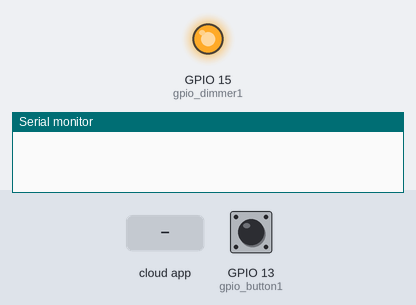
Recording of a sketch running on a simulated ESP32. Parts: output pins drawn as LEDs (lit = HIGH), the last lines printed to the serial monitor. The inputs (shaded band) are chosen by the test bench; at power-on: GPIO 13 (gpio_button1) LOW. WiFi joins after 1.5 s; servers stay silent unless stated; EEPROM starts erased.

Above: at 1.2 s.
1.3 s: GPIO 13 (gpio_button1) pulled HIGH for 3.2 s
At 5.6 s:
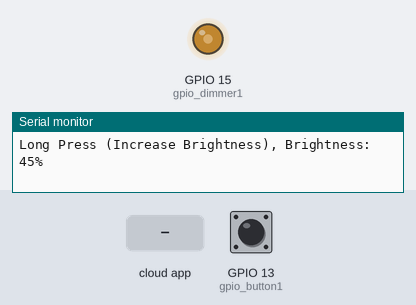
6.0 s: GPIO 13 (gpio_button1) pulled HIGH for 3.2 s
At 7.8 s:
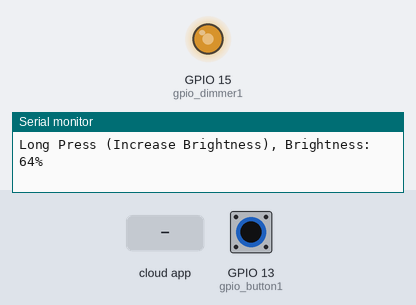
10.7 s: the phone or cloud app sets Dimmer to 0
At 11.9 s:
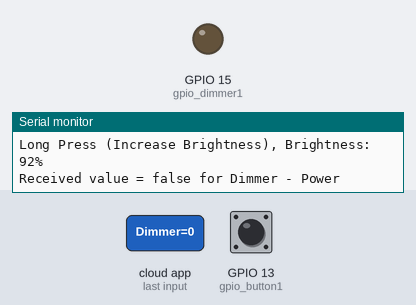
12.2 s: the phone or cloud app sets Dimmer to 1
At 13.3 s:
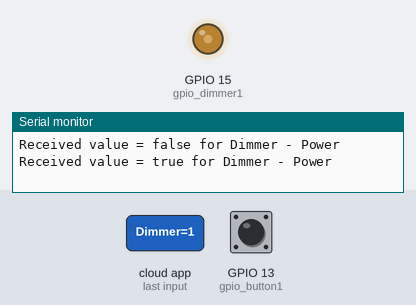
13.7 s: GPIO 13 (gpio_button1) pulled HIGH for 0.15 s
At 14.8 s:
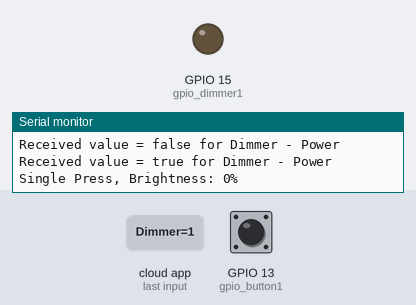
15.8 s: GPIO 13 (gpio_button1) pulled HIGH for 1 s
At 17.3 s:
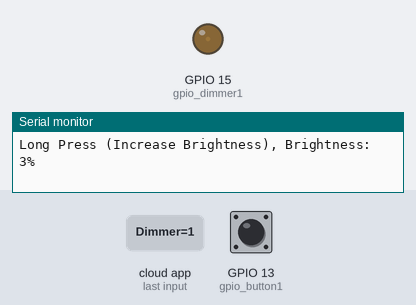
Timing chart, 0 to 18.8 s (numbered marks = the images above; inputs shaded):
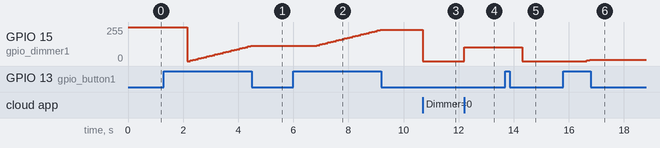

Measured:
- after the input at 1.3 s, GPIO 15 (gpio_dimmer1): 255/255 → 0/255 after 0.85 s, → 5/255 0.10 s later, → 10/255 0.10 s later, → 15/255 0.10 s later, … (24 changes in this stretch)
- after the input at 6.0 s, GPIO 15 (gpio_dimmer1): moves from 115/255 to 235/255 over 2.3 s, starting after 0.85 s
- after the input at 10.7 s, GPIO 15 (gpio_dimmer1): 235/255 → 0/255 at once
- after the input at 12.2 s, GPIO 15 (gpio_dimmer1): 0/255 → 102/255 at once
- after the input at 13.7 s, GPIO 15 (gpio_dimmer1): 102/255 → 0/255 after 0.60 s
- after the input at 15.8 s, GPIO 15 (gpio_dimmer1): 0/255 → 5/255 after 0.85 s, → 10/255 0.10 s later

The sketch:

FinalSingleButtonSingleLED.ino
```cpp
#include "RMaker.h"
#include "WiFi.h"
#include "WiFiProv.h"
#include <OneButton.h>
#include <EEPROM.h>

#define DEFAULT_POWER_MODE true
#define DEFAULT_DIMMER_LEVEL 50
const char *service_name = "PROV_1234";
const char *pop = "abcd1234";

static int gpio_button1 = 13;
static int gpio_dimmer1 = 15;

bool dimmer_state = true;

static Device *my_device = NULL;

OneButton button(gpio_button1, false, false);  // Active high, normally pulled down
int brightness = 0;          // Initial brightness
int eepromAddress = 0;       // EEPROM address to store brightness level

unsigned long previousMillis = 0;
const long interval = 100;  // Set your desired interval in milliseconds

void sysProvEvent(arduino_event_t *sys_event)
{
    switch (sys_event->event_id) {
    case ARDUINO_EVENT_PROV_START:
#if CONFIG_IDF_TARGET_ESP32S2
        Serial.printf("\nProvisioning Started with name \"%s\" and PoP \"%s\" on SoftAP\n", service_name, pop);
        printQR(service_name, pop, "softap");
#else
        Serial.printf("\nProvisioning Started with name \"%s\" and PoP \"%s\" on BLE\n", service_name, pop);
        printQR(service_name, pop, "ble");
#endif
        break;
    case ARDUINO_EVENT_PROV_INIT:
        wifi_prov_mgr_disable_auto_stop(10000);
        break;
    case ARDUINO_EVENT_PROV_CRED_SUCCESS:
        wifi_prov_mgr_stop_provisioning();
        break;
    default:;
    }
}

void write_callback(Device *device, Param *param, const param_val_t val, void *priv_data, write_ctx_t *ctx)
{
    const char *device_name = device->getDeviceName();
    const char *param_name = param->getParamName();

    if (strcmp(param_name, "Power") == 0) {
        Serial.printf("Received value = %s for %s - %s\n", val.val.b ? "true" : "false", device_name, param_name);
        if (val.val.b == false) {
            dimmer_state = false;
            brightness = 0;  // Set brightness to 0
            analogWrite(gpio_dimmer1, LOW);
        } else {
            dimmer_state = true;
            brightness = 102;  // Set brightness to 40%
            analogWrite(gpio_dimmer1, brightness);
        }
        // Save power state and brightness level to EEPROM
        EEPROM.write(eepromAddress, dimmer_state);
        EEPROM.write(eepromAddress + 1, brightness);
        EEPROM.commit();

        // Update RainMaker parameters
        my_device->updateAndReportParam(ESP_RMAKER_DEF_POWER_NAME, (bool)dimmer_state);
        my_device->updateAndReportParam("Level", (int)map(brightness, 0, 255, 0, 100));

        param->updateAndReport(val);
    } else if (strcmp(param_name, "Level") == 0) {
        Serial.printf("\nReceived value = %d for %s - %s\n", val.val.i, device_name, param_name);
        brightness = map(val.val.i, 0, 100, 0, 255); // Map the brightness from 0-100 to 0-255
        analogWrite(gpio_dimmer1, brightness);
        param->updateAndReport(val);

        // Update power state and save to EEPROM
        dimmer_state = (brightness > 0);
        EEPROM.write(eepromAddress, dimmer_state);

        // Save brightness level to EEPROM
        EEPROM.write(eepromAddress + 1, brightness);
        EEPROM.commit();

        // Check if the brightness level is 0 and update the power state accordingly
        if (brightness == 0) {
            dimmer_state = false;
            my_device->updateAndReportParam(ESP_RMAKER_DEF_POWER_NAME, (bool)dimmer_state);
        } else {
            my_device->updateAndReportParam(ESP_RMAKER_DEF_POWER_NAME, (bool)dimmer_state);
            my_device->updateAndReportParam("Level", (int)map(brightness, 0, 255, 0, 100));
        }
    }
}

void setup()
{
    Serial.begin(115200);
    pinMode(gpio_button1, INPUT);
    pinMode(gpio_dimmer1, OUTPUT);
    digitalWrite(gpio_dimmer1, DEFAULT_POWER_MODE);

    // Initialize EEPROM with 512 bytes of memory
    EEPROM.begin(512);

    Node my_node;
    my_node = RMaker.initNode("ESP RainMaker Node");
    my_device = new Device("Dimmer", "custom.device.dimmer", &gpio_dimmer1);
    if (!my_device) {
        return;
    }
    my_device->addNameParam();
    my_device->addPowerParam(DEFAULT_POWER_MODE);
    my_device->assignPrimaryParam(my_device->getParamByName(ESP_RMAKER_DEF_POWER_NAME));

    Param level_param("Level", "custom.param.level", value(DEFAULT_DIMMER_LEVEL), PROP_FLAG_READ | PROP_FLAG_WRITE);
    level_param.addBounds(value(0), value(100), value(1));
    level_param.addUIType(ESP_RMAKER_UI_SLIDER);
    my_device->addParam(level_param);

    my_device->addCb(write_callback);

    my_node.addDevice(*my_device);

    RMaker.enableOTA(OTA_USING_TOPICS);

    RMaker.enableTZService();

    RMaker.enableSchedule();

    RMaker.enableScenes();

    RMaker.start();

    WiFi.onEvent(sysProvEvent);
#if CONFIG_IDF_TARGET_ESP32S2
    WiFiProv.beginProvision(WIFI_PROV_SCHEME_SOFTAP, WIFI_PROV_SCHEME_HANDLER_NONE, WIFI_PROV_SECURITY_1, pop, service_name);
#else
    WiFiProv.beginProvision(WIFI_PROV_SCHEME_BLE, WIFI_PROV_SCHEME_HANDLER_FREE_BTDM, WIFI_PROV_SECURITY_1, pop, service_name);
#endif

    // Load power state and brightness level from EEPROM
    dimmer_state = EEPROM.read(eepromAddress);
    brightness = EEPROM.read(eepromAddress + 1);
    analogWrite(gpio_dimmer1, brightness);

    button.attachClick(singlePress);
    button.attachDuringLongPress(increaseBrightness);
    button.attachDoubleClick(fullBrightness);
}

void loop()
{
    button.tick();
}

void singlePress() {
    // Toggle LED on and off with 40% brightness
    if (brightness == 0) {
        brightness = 102;  // 40% of 255
        dimmer_state = true;  // LED is on
    } else {
        brightness = 0;
        dimmer_state = false;  // LED is off
    }
    analogWrite(gpio_dimmer1, brightness);

    // Save power state and brightness level to EEPROM
    EEPROM.write(eepromAddress, dimmer_state);
    EEPROM.write(eepromAddress + 1, brightness);
    EEPROM.commit();

    int brightnessPercentage = (brightness * 100) / 255;
    Serial.println("Single Press, Brightness: " + String(brightnessPercentage) + "%");

    // Update RainMaker parameters
    my_device->updateAndReportParam(ESP_RMAKER_DEF_POWER_NAME, (bool)dimmer_state);
    my_device->updateAndReportParam("Level", (int)map(brightness, 0, 255, 0, 100));
}

void increaseBrightness() {
    // Increase brightness linearly on long press
    unsigned long currentMillis = millis();

    if (currentMillis - previousMillis >= interval) {
        brightness += 5;  // Adjust the increment based on your preference
        if (brightness > 255) {
            brightness = 0;  // Wrap around to 0 when it reaches 255
        }
        analogWrite(gpio_dimmer1, brightness);

        // Save power state and brightness level to EEPROM
        dimmer_state = (brightness > 0);
        EEPROM.write(eepromAddress, dimmer_state);
        EEPROM.write(eepromAddress + 1, brightness);
        EEPROM.commit();

        int brightnessPercentage = (brightness * 100) / 255;
        Serial.println("Long Press (Increase Brightness), Brightness: " + String(brightnessPercentage) + "%");

        // Update RainMaker parameters
        my_device->updateAndReportParam(ESP_RMAKER_DEF_POWER_NAME, (bool)dimmer_state);
        my_device->updateAndReportParam("Level", (int)map(brightness, 0, 255, 0, 100));

        // Reset the timer
        previousMillis = currentMillis;
    }
}

void fullBrightness() {
    // Set full brightness on double press
    brightness = 255;
    analogWrite(gpio_dimmer1, brightness);

    // Save power state and brightness level to EEPROM
    dimmer_state = (brightness > 0);
    EEPROM.write(eepromAddress, dimmer_state);
    EEPROM.write(eepromAddress + 1, brightness);
    EEPROM.commit();

    int brightnessPercentage = (brightness * 100) / 255;
    Serial.println("Double Press (Full Brightness), Brightness: " + String(brightnessPercentage) + "%");

    // Update RainMaker parameters
    my_device->updateAndReportParam(ESP_RMAKER_DEF_POWER_NAME, (bool)dimmer_state);
    my_device->updateAndReportParam("Level", (int)map(brightness, 0, 255, 0, 100));
}
```
